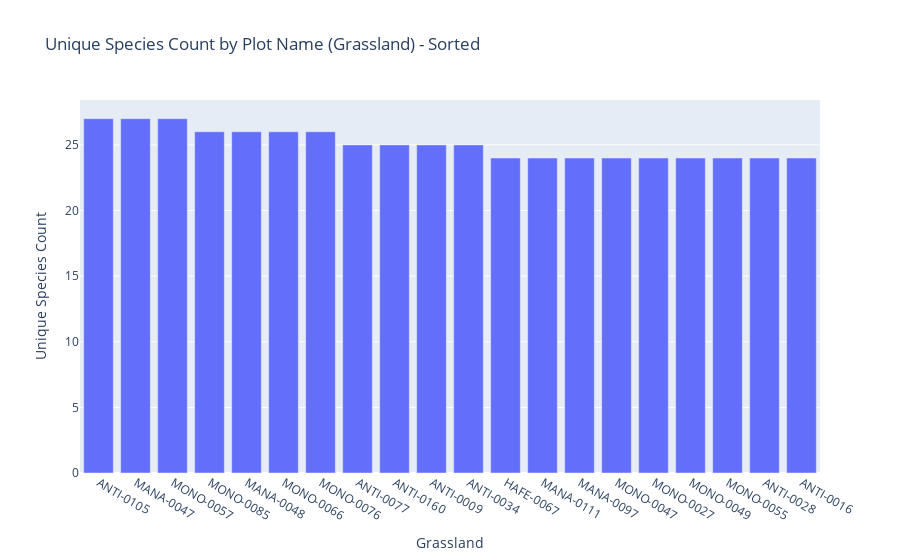

Write notebook code for a chart like this one.
### Markdown cell above
#### Bar chart for count of unique species by plot name grassland

### Code cell
# Create sorted bar charts for unique species count by plot name (grassland) top 20
fig_plot_grassland_sorted = px.bar(plot_species_count_grassland_sorted.head(20), x='Plot_Name_grassland', y='Unique_Species_Count', title='Unique Species Count by Plot Name (Grassland) - Sorted')
fig_plot_grassland_sorted.update_layout(xaxis_title='Grassland', yaxis_title='Unique Species Count')
fig_plot_grassland_sorted.show()

### Figure 1 — Plotly figure (JSON) as saved in the notebook; plotly's stock layout.template omitted (floating-point values rounded to 4 significant figures)
{"data": [{"hovertemplate": "Plot_Name_grassland=%{x}<br>Unique_Species_Count=%{y}<extra></extra>", "legendgroup": "", "marker": {"color": "#636efa", "pattern": {"shape": ""}}, "name": "", "orientation": "v", "showlegend": false, "textposition": "auto", "type": "bar", "x": ["ANTI-0105", "MANA-0047", "MONO-0057", "MONO-0085", "MANA-0048", "MONO-0066", "MONO-0076", "ANTI-0077", "ANTI-0160", "ANTI-0009", "ANTI-0034", "HAFE-0067", "MANA-0111", "MANA-0097", "MONO-0047", "MONO-0027", "MONO-0049", "MONO-0055", "ANTI-0028", "ANTI-0016"], "xaxis": "x", "y": [27, 27, 27, 26, 26, 26, 26, 25, 25, 25, 25, 24, 24, 24, 24, 24, 24, 24, 24, 24], "yaxis": "y"}], "layout": {"barmode": "relative", "legend": {"tracegroupgap": 0}, "title": {"text": "Unique Species Count by Plot Name (Grassland) - Sorted"}, "xaxis": {"anchor": "y", "domain": [0, 1], "title": {"text": "Grassland"}}, "yaxis": {"anchor": "x", "domain": [0, 1], "title": {"text": "Unique Species Count"}}}}
